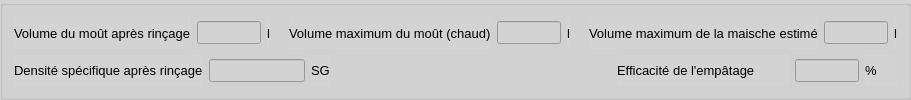
      <widget class="QGroupBox" name="general5GroupBox">
       <property name="styleSheet">
        <string notr="true">background-color:lightgray</string>
       </property>
       <property name="title">
        <string/>
       </property>
       <layout class="QVBoxLayout" name="verticalLayout_2">
        <item>
         <layout class="QHBoxLayout" name="horizontalLayout_26">
          <item>
           <layout class="QHBoxLayout" name="horizontalLayout_14">
            <item>
             <widget class="QLabel" name="hotAfterSpargeWortVolumeLabel">
              <property name="font">
               <font>
                <pointsize>10</pointsize>
               </font>
              </property>
              <property name="text">
               <string>Volume du moût après rinçage</string>
              </property>
             </widget>
            </item>
            <item>
             <widget class="QLineEdit" name="hotAfterSpargeWortVolumeEdit">
              <property name="enabled">
               <bool>false</bool>
              </property>
              <property name="maximumSize">
               <size>
                <width>64</width>
                <height>16777215</height>
               </size>
              </property>
              <property name="font">
               <font>
                <pointsize>10</pointsize>
               </font>
              </property>
              <property name="styleSheet">
               <string notr="true">color:black</string>
              </property>
             </widget>
            </item>
            <item>
             <widget class="QLabel" name="hotAfterSpargeWortVolumeUnitLabel">
              <property name="maximumSize">
               <size>
                <width>32</width>
                <height>16777215</height>
               </size>
              </property>
              <property name="font">
               <font>
                <pointsize>10</pointsize>
               </font>
              </property>
              <property name="text">
               <string>l</string>
              </property>
             </widget>
            </item>
           </layout>
          </item>
          <item>
           <spacer name="horizontalSpacer_6">
            <property name="orientation">
             <enum>Qt::Horizontal</enum>
            </property>
            <property name="sizeHint" stdset="0">
             <size>
              <width>13</width>
              <height>20</height>
             </size>
            </property>
           </spacer>
          </item>
          <item>
           <layout class="QHBoxLayout" name="horizontalLayout_17">
            <item>
             <widget class="QLabel" name="hotMaxWortVolumeLabel">
              <property name="font">
               <font>
                <pointsize>10</pointsize>
               </font>
              </property>
              <property name="text">
               <string>Volume maximum du moût (chaud)</string>
              </property>
             </widget>
            </item>
            <item>
             <widget class="QLineEdit" name="hotMaxWortVolumeEdit">
              <property name="maximumSize">
               <size>
                <width>64</width>
                <height>16777215</height>
               </size>
              </property>
              <property name="font">
               <font>
                <pointsize>10</pointsize>
               </font>
              </property>
              <property name="styleSheet">
               <string notr="true">color:black</string>
              </property>
             </widget>
            </item>
            <item>
             <widget class="QLabel" name="hotAfterSpargeWortVolumeUnitLabel_3">
              <property name="maximumSize">
               <size>
                <width>32</width>
                <height>16777215</height>
               </size>
              </property>
              <property name="font">
               <font>
                <pointsize>10</pointsize>
               </font>
              </property>
              <property name="text">
               <string>l</string>
              </property>
             </widget>
            </item>
           </layout>
          </item>
          <item>
           <spacer name="horizontalSpacer_5">
            <property name="orientation">
             <enum>Qt::Horizontal</enum>
            </property>
            <property name="sizeHint" stdset="0">
             <size>
              <width>13</width>
              <height>20</height>
             </size>
            </property>
           </spacer>
          </item>
          <item>
           <layout class="QHBoxLayout" name="horizontalLayout_11">
            <item>
             <widget class="QLabel" name="mashMaxVolumeLabel">
              <property name="font">
               <font>
                <pointsize>10</pointsize>
               </font>
              </property>
              <property name="text">
               <string>Volume maximum de la maische estimé</string>
              </property>
             </widget>
            </item>
            <item>
             <widget class="QLineEdit" name="mashMaxVolumeEdit">
              <property name="enabled">
               <bool>false</bool>
              </property>
              <property name="maximumSize">
               <size>
                <width>64</width>
                <height>16777215</height>
               </size>
              </property>
              <property name="font">
               <font>
                <pointsize>10</pointsize>
               </font>
              </property>
             </widget>
            </item>
            <item>
             <widget class="QLabel" name="label_10">
              <property name="maximumSize">
               <size>
                <width>32</width>
                <height>16777215</height>
               </size>
              </property>
              <property name="font">
               <font>
                <pointsize>10</pointsize>
               </font>
              </property>
              <property name="text">
               <string>l</string>
              </property>
             </widget>
            </item>
           </layout>
          </item>
         </layout>
        </item>
        <item>
         <layout class="QHBoxLayout" name="horizontalLayout_25">
          <item>
           <layout class="QHBoxLayout" name="horizontalLayout_15">
            <item>
             <widget class="QLabel" name="afterSpargeGravityLabel">
              <property name="font">
               <font>
                <pointsize>10</pointsize>
               </font>
              </property>
              <property name="text">
               <string>Densité spécifique après rinçage</string>
              </property>
             </widget>
            </item>
            <item>
             <widget class="QLineEdit" name="afterSpargeGravityEdit">
              <property name="enabled">
               <bool>false</bool>
              </property>
              <property name="maximumSize">
               <size>
                <width>96</width>
                <height>16777215</height>
               </size>
              </property>
              <property name="font">
               <font>
                <pointsize>10</pointsize>
               </font>
              </property>
              <property name="styleSheet">
               <string notr="true">color:black</string>
              </property>
             </widget>
            </item>
            <item>
             <widget class="QLabel" name="label_6">
              <property name="maximumSize">
               <size>
                <width>32</width>
                <height>16777215</height>
               </size>
              </property>
              <property name="font">
               <font>
                <pointsize>10</pointsize>
               </font>
              </property>
              <property name="text">
               <string>SG</string>
              </property>
             </widget>
            </item>
           </layout>
          </item>
          <item>
           <spacer name="horizontalSpacer_3">
            <property name="orientation">
             <enum>Qt::Horizontal</enum>
            </property>
            <property name="sizeHint" stdset="0">
             <size>
              <width>40</width>
              <height>20</height>
             </size>
            </property>
           </spacer>
          </item>
          <item>
           <layout class="QHBoxLayout" name="horizontalLayout_16">
            <item>
             <widget class="QLabel" name="mashEfficiencyLabel">
              <property name="font">
               <font>
                <pointsize>10</pointsize>
               </font>
              </property>
              <property name="text">
               <string>Efficacité de l'empâtage</string>
              </property>
             </widget>
            </item>
            <item>
             <widget class="QLineEdit" name="mashEfficiencyEdit">
              <property name="enabled">
               <bool>false</bool>
              </property>
              <property name="maximumSize">
               <size>
                <width>64</width>
                <height>16777215</height>
               </size>
              </property>
              <property name="font">
               <font>
                <pointsize>10</pointsize>
               </font>
              </property>
              <property name="styleSheet">
               <string notr="true">color:black</string>
              </property>
             </widget>
            </item>
            <item>
             <widget class="QLabel" name="hotAfterSpargeWortVolumeUnitLabel_2">
              <property name="maximumSize">
               <size>
                <width>32</width>
                <height>16777215</height>
               </size>
              </property>
              <property name="font">
               <font>
                <pointsize>10</pointsize>
               </font>
              </property>
              <property name="text">
               <string>%</string>
              </property>
             </widget>
            </item>
           </layout>
          </item>
         </layout>
        </item>
       </layout>
      </widget>
